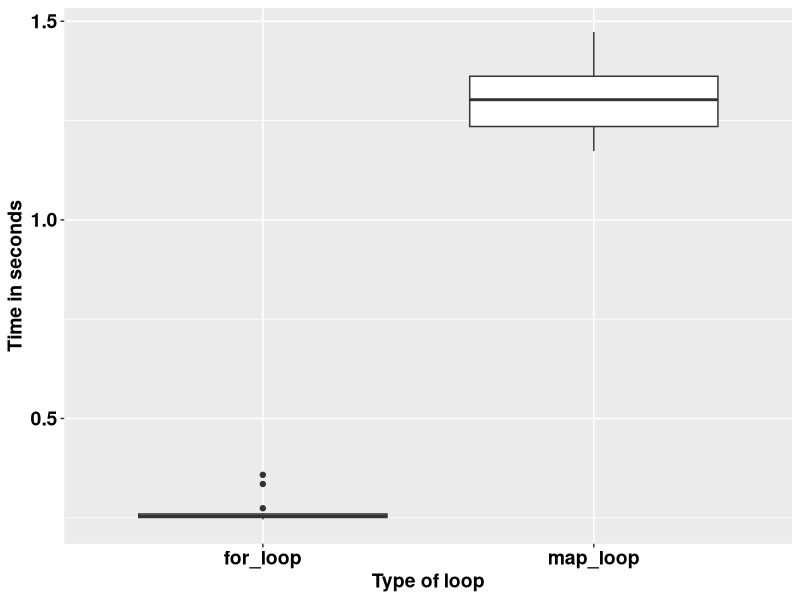

Generate this figure with R:
## ---- chunk 1
knitr::opts_chunk$set(echo = TRUE)
## ---- chunk 2
square <- function(a) a**2
square(3)
## ---- chunk 3
square <- function(b){ # Create the functio
  b**2
}
square(3)
## ---- chunk 4
square <- function(c){ 
  product <- c**2
  return(product)
}
square(3)
## ---- chunk 5
square <- function(d){
  product <- d**2
  print(product)
}
square(5)
## ---- chunk 6
square <- function(e){
  product <- e**2
  (product)
}
square(9)
## ---- chunk 7
square <- function(f){
  product <- f**2
  show(product)
}
square(9)
## ---- chunk 8
square_root <- function(b){
  product <- b^0.5
  return(product/2)
}
square_root(9)
## ---- chunk 9
square_root
## ---- chunk 10
square(-10:10)
## ---- chunk 11
square_root(c(-26, 1:15, 158))
## ---- chunk 12
m <- list(12, 18, 345)
square_root(m[[2]])
## ---- chunk 13
rescale <- function(x){
  m <- mean(x)
  s <- sd(x)
  (x - m) / s
}
rescale(c(-52, 58, 46, 99))
## ---- chunk 14
rescale <- function(x, only_translate){
  m <- mean(x)
  translated <- x - m
  if (only_translate) return(translated)
  s <- sd(x)
  translated / s
}

rescale(x = 1:6, only_translate = TRUE)
## ---- chunk 15
rescale <- function(x, only_translate){
  m <- mean(x)
  translated <- x - m
  if (only_translate) return(translated)
  s <- sd(x)
  translated / s
}

rescale(x = 1:4, only_translate = FALSE)
## ---- chunk 16
rescale(only_translate = TRUE, x = 1:4)
## ---- chunk 17
rescale(x = 1:4, TRUE)
rescale(TRUE, x = 1:4)
rescale(1:4, only_translate = T)
rescale(only_translate = T, 1:4)
## ---- chunk 18
rescale(1:4, o = T)
rescale(o = T, 1:4)
## ---- chunk 19
rescale <- function(x, only_translate = FALSE){
  m <- mean(x)
  translated <- x - m
  if(only_translate) return(translated)
  s <- sd(x)
  translated / s
}
## ---- chunk 20
rescale(1:4) # This runs with only_translate being taken as FALSE by default.
## ---- chunk 21
rescale <- function(x, ...){
  m <- mean(x, ...)
  s <- sd(x, ...)
  (x - m) / s
}

rescale(1:4)
## ---- chunk 22
x <- c(NA, 1:3)
rescale(x)
## ---- chunk 23
x <- c(NA, 1:3)
rescale(x, na.rm = TRUE)
## ---- chunk 24
some_function <- function(x) x
other_function <- function(x, ...) x
# some_function(1:4, foo = "bar") # This does not run because there was no allowance.
other_function(1:4, foo = "bar")

## ---- chunk 25
f <- function(...) list(...)
g <- function(x, y, ...) f(...)
g(x = 1, y = 2, z = 3, w = 4)
## ---- chunk 26
compare_rasters <- function(x) {
  if (sum(x > 0.5, na.rm = TRUE) > 7) {
    return(1)
  } else {
    return(0)
  }
  
}
## ---- chunk 27
library(tidyverse)
volumes <- rnorm(1000000)

for_loop <- vector()

for (k in 1:20) {
  for_loop[k] <- system.time(for (i in 1:length(volumes)) {
    2.3 * volumes[i] ^ 9
  })
}

map_loop <- vector()
for (j in 1:20) {
  map_loop[j] <- system.time(map_vec(volumes, \(x) 2.3 * x ^ 9))
}
## ---- chunk 28
data.frame(for_loop = for_loop, map_loop = map_loop) %>% 
  gather(key = "key", value = "value") %>% 
  ggplot(aes(key, value)) +
  geom_boxplot() +
  labs(x = "Type of loop",
       y = "Time in seconds") +
  theme(text = element_text(size = 14, face = "bold", colour = "black")) +
  theme(axis.text = element_text(size = 14, face = "bold", colour = "black"))
